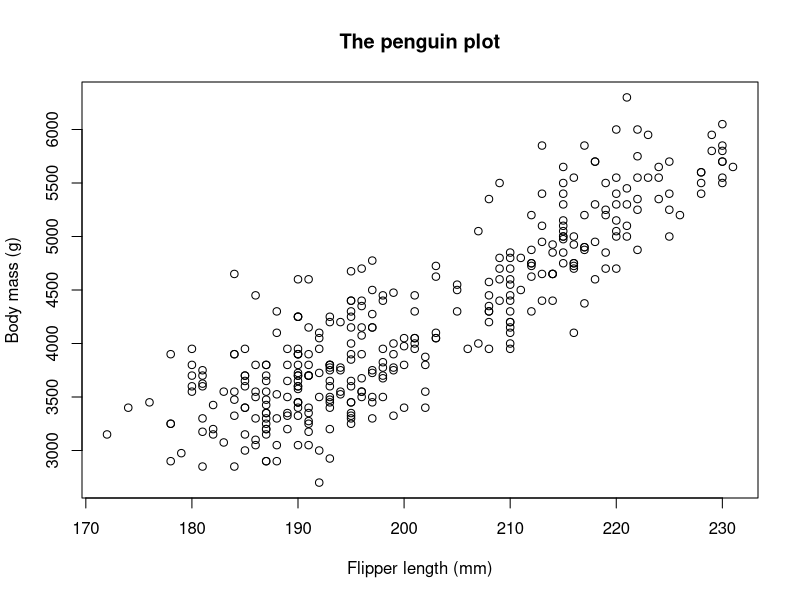
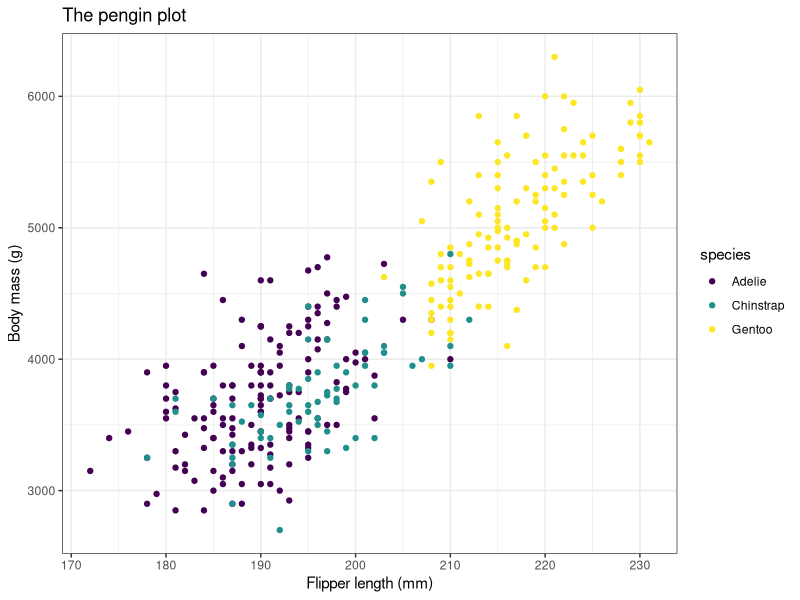

The R source for these figures, in order:
#see the data
summary(palmerpenguins::penguins)
library(ggplot2)
library(viridis)

raw_data = palmerpenguins::penguins
plot(raw_data$flipper_length_mm, raw_data$body_mass_g, xlab = "Flipper length (mm)", ylab = "Body mass (g)", main = "The penguin plot")

raw_data |> 
  ggplot(aes(x = flipper_length_mm, y = body_mass_g, col = species)) +
  geom_point() +
  scale_color_viridis(option = "viridis", discrete = TRUE) +
  labs(x = "Flipper length (mm)", y = "Body mass (g)", title = "The pengin plot") +
  theme_bw()
